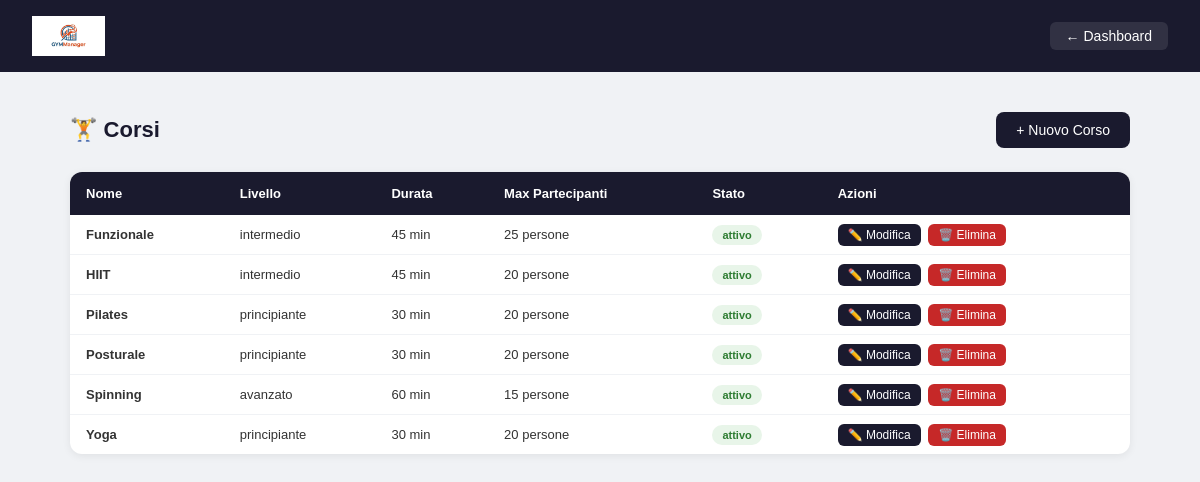
/palestra/pages/corsi.php (signed in), run on the app's committed database.
### tables this page shows
CREATE TABLE `corso` (
  `id_corso` int(11) NOT NULL,
  `nome` varchar(100) NOT NULL,
  `descrizione` text DEFAULT NULL,
  `livello` enum('principiante','intermedio','avanzato') NOT NULL,
  `durata_minuti` int(11) NOT NULL,
  `max_partecipanti` int(11) NOT NULL,
  `stato` enum('attivo','sospeso','terminato') NOT NULL DEFAULT 'attivo'
);

### palestra/pages/corsi.php (the view, shortened to what this page needs)
<?php
require_once "../config/db.php";
$corsi = $pdo->query("
    SELECT id_corso, nome, descrizione, livello,
           durata_minuti, max_partecipanti, stato
    FROM CORSO
    ORDER BY nome
")->fetchAll();
?>
<!DOCTYPE html>
<html lang="it">
<head>
</head>
<body>
<div class="navbar">
    <img src="../assets/logo.jpg" style="height:40px;">
    <a href="dashboard.php">← Dashboard</a>
     </div>
<div class="contenuto">
    <div class="intestazione">
        <h2>🏋️ Corsi</h2>
        <a class="btn" href="nuovo_corso.php">+ Nuovo Corso</a>
    </div>
    <table>
        <thead>
            <tr>
                <th>Nome</th>
                <th>Livello</th>
                <th>Durata</th>
                <th>Max Partecipanti</th>
                <th>Stato</th>
                <th>Azioni</th>
            </tr>
        </thead>
        <tbody>
            <?php if(empty($corsi)): ?>
            <tr>
                <td colspan="6" class="nessun-record">Nessun corso ancora!</td>
            </tr>
            <?php else: ?>
            <?php foreach($corsi as $c): ?>
            <tr>
                <td>
                    <strong><?= htmlspecialchars($c['nome']) ?></strong>
                    <br><small style="color:#888"><?= htmlspecialchars($c['descrizione']) ?></small>
                </td>
                <td><?= htmlspecialchars($c['livello']) ?></td>
                <td><?= $c['durata_minuti'] ?> min</td>
                <td><?= $c['max_partecipanti'] ?> persone</td>
                <td>
                    <span class="badge <?= $c['stato'] ?>">
                        <?= $c['stato'] ?>
                    </span>
                </td>
                <td>
                    <a class="btn-modifica" href="modifica_corso.php?id=<?= $c['id_corso'] ?>">✏️ Modifica</a>
                    <a class="btn-elimina" href="elimina_corso.php?id=<?= $c['id_corso'] ?>" onclick="return confirm('Sei sicuro di voler eliminare questo corso?')">🗑️ Elimina</a>
                </td>
            </tr>
            <?php endforeach; ?>
            <?php endif; ?>
        </tbody>
    </table>
</div>
</body>
</html>

### palestra/pages/corsi.php (style rules this page uses)
* { margin: 0; padding: 0; box-sizing: border-box; }
body { font-family: Arial, sans-serif; background: #f0f2f5; }
.navbar { background: #1a1a2e; color: white; padding: 16px 32px; display: flex; justify-content: space-between; align-items: center; }
.navbar a { color: white; text-decoration: none; font-size: 14px; background: rgba(255,255,255,0.1); padding: 6px 16px; border-radius: 6px; }
.contenuto { max-width: 1100px; margin: 40px auto; padding: 0 20px; }
.intestazione { display: flex; justify-content: space-between; align-items: center; margin-bottom: 24px; }
.intestazione h2 { font-size: 22px; color: #1a1a2e; }
.btn { background: #1a1a2e; color: white; padding: 10px 20px; border-radius: 8px; text-decoration: none; font-size: 14px; }
table { width: 100%; background: white; border-radius: 12px; box-shadow: 0 2px 8px rgba(0,0,0,0.07); border-collapse: collapse; overflow: hidden; }
th { background: #1a1a2e; color: white; padding: 14px 16px; text-align: left; font-size: 13px; }
td { padding: 12px 16px; font-size: 13px; border-bottom: 1px solid #f0f2f5; color: #333; }
tr:last-child td { border-bottom: none; }
.badge { padding: 4px 10px; border-radius: 20px; font-size: 11px; font-weight: bold; }
.badge.attivo { background: #e8f5e9; color: #2e7d32; }
.btn-modifica { background: #1a1a2e; color: white; padding: 4px 10px; border-radius: 6px; text-decoration: none; font-size: 12px; }
.btn-elimina { background: #c62828; color: white; padding: 4px 10px; border-radius: 6px; text-decoration: none; font-size: 12px; margin-left: 4px; }

### data on the page
corso: nome "Funzionale", livello "intermedio", durata_minuti "45", max_partecipanti "25", stato "attivo"
corso: nome "HIIT", livello "intermedio", durata_minuti "45", max_partecipanti "20", stato "attivo"
corso: nome "Pilates", livello "principiante", durata_minuti "30", max_partecipanti "20", stato "attivo"
corso: nome "Posturale", livello "principiante", durata_minuti "30", max_partecipanti "20", stato "attivo"
corso: nome "Spinning", livello "avanzato", durata_minuti "60", max_partecipanti "15", stato "attivo"
corso: nome "Yoga", livello "principiante", durata_minuti "30", max_partecipanti "20", stato "attivo"
